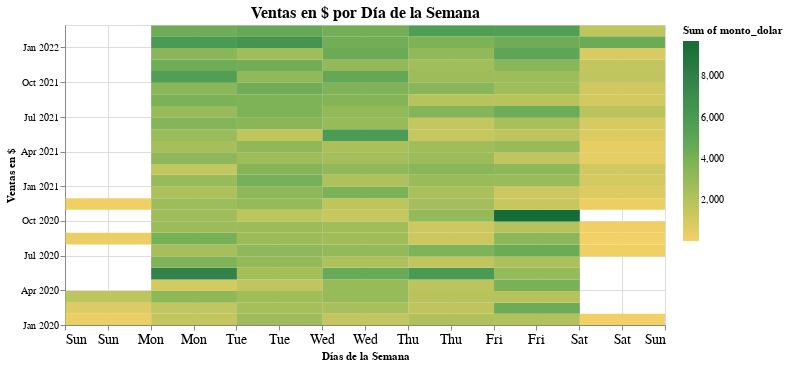

The notebook cell saved with this chart:
### Code cell
mapa = alt.Chart(df_ventas_dol).mark_rect().encode(
                x=alt.X('day(fecha):T', title='Días de la Semana', axis = alt.Axis(labelAngle=0, labelFontSize=14)),
                y=alt.Y('yearmonth(fecha):T', title = 'Ventas en $', scale=alt.Scale(zero=False), 
                  axis = alt.Axis(grid=True, titleAnchor='middle', titleAngle = 270, labelFontSize=10)),
                color=alt.Color('sum(monto_dolar):Q', scale=alt.Scale(scheme='goldgreen')),
                tooltip=[
                    alt.Tooltip('day(fecha):T', title='Día'),
                    alt.Tooltip('yearmonth(fecha):T', title='Mes y Año'),
                    alt.Tooltip('sum(monto_dolar):Q', title='Ventas en $')]
                ).properties(title='Ventas en $ por Día de la Semana',
                             width=600, 
                             height=300
                ).configure_title(
                    fontSize = 16,
                    anchor = 'middle',
                ).interactive()

mapa

### Figure 1 — Vega-Lite specification as saved in the notebook (floating-point values rounded to 4 significant figures; data arrays with more than 128 entries replaced by an {"elided": "..."} marker saying what was removed)
{"config": {"view": {"continuousWidth": 400, "continuousHeight": 300}, "title": {"anchor": "middle", "fontSize": 16}}, "data": {"name": "data-a7ec29a1c52efe8cf6aaf89c57d87266"}, "mark": "rect", "encoding": {"color": {"aggregate": "sum", "field": "monto_dolar", "scale": {"scheme": "goldgreen"}, "type": "quantitative"}, "tooltip": [{"field": "fecha", "timeUnit": "day", "title": "Día", "type": "temporal"}, {"field": "fecha", "timeUnit": "yearmonth", "title": "Mes y Año", "type": "temporal"}, {"aggregate": "sum", "field": "monto_dolar", "title": "Ventas en $", "type": "quantitative"}, {"aggregate": "sum", "field": "cantidad", "title": "Volumen de Venta", "type": "quantitative"}], "x": {"axis": {"labelAngle": 0, "labelFontSize": 14}, "field": "fecha", "timeUnit": "day", "title": "Días de la Semana", "type": "temporal"}, "y": {"axis": {"grid": true, "labelFontSize": 10, "titleAnchor": "middle", "titleAngle": 270}, "field": "fecha", "scale": {"zero": false}, "timeUnit": "yearmonth", "title": "Ventas en $", "type": "temporal"}}, "height": 300, "selection": {"selector009": {"type": "interval", "bind": "scales", "encodings": ["x", "y"]}}, "title": "Ventas en $ por Día de la Semana", "width": 600, "$schema": "https://vega.github.io/schema/vega-lite/v4.17.0.json", "datasets": {"data-a7ec29a1c52efe8cf6aaf89c57d87266": {"elided": "612 records"}}}
